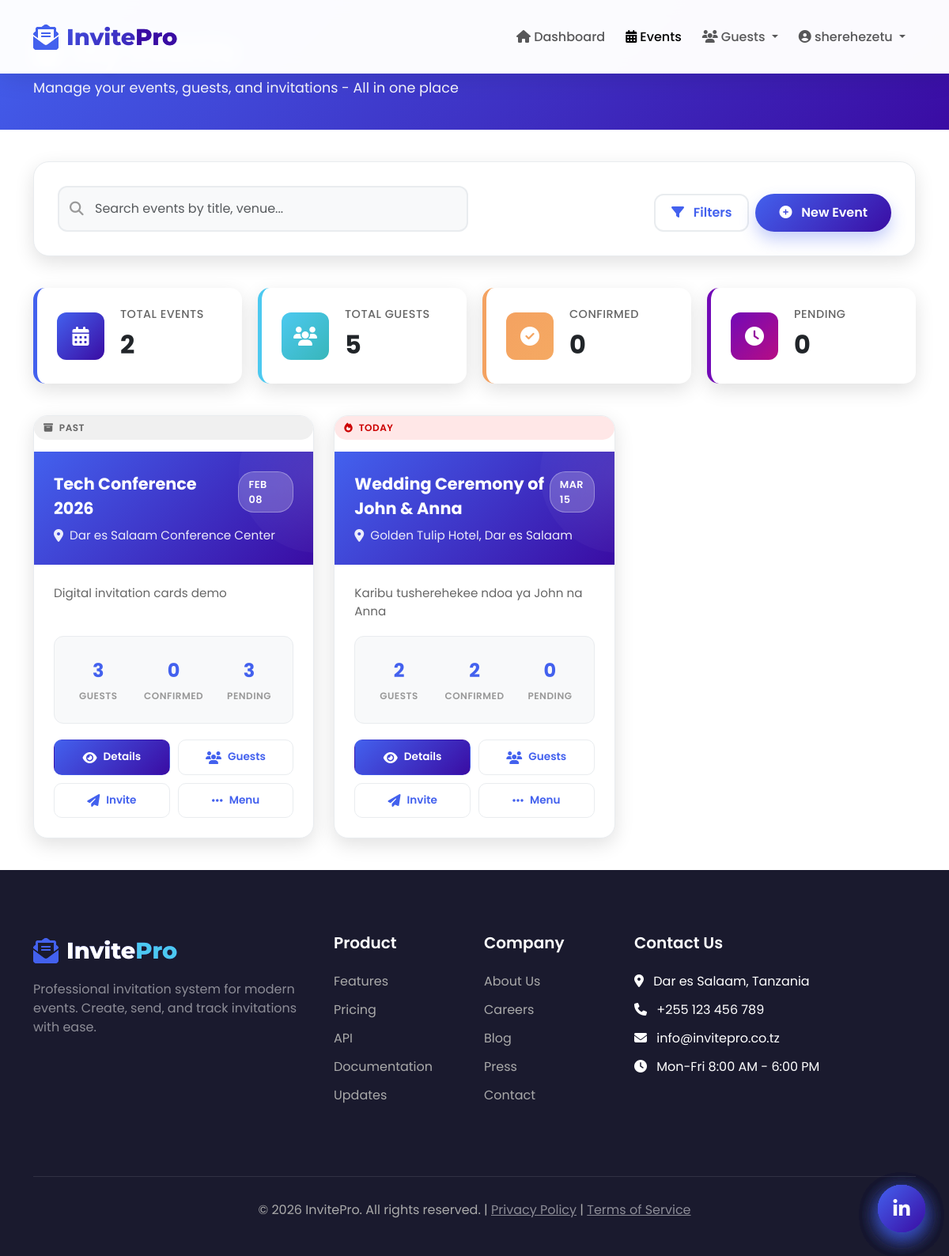
/events/ (signed in), run on the app's committed database.
### events/models.py (models this page shows, shortened)
class Event(models.Model):
    organizer = models.ForeignKey(settings.AUTH_USER_MODEL, on_delete=models.CASCADE)
    title = models.CharField(max_length=200)
    description = models.TextField(blank=True)
    date = models.DateTimeField()
    venue = models.CharField(max_length=200)
    template_choice = models.CharField(
        max_length=50,
        choices=[
            ('modern', 'Modern Elegant'),
            ('classic', 'Classic Formal'),
            ('floral', 'Floral Design'),
            ('minimal', 'Minimalist'),
            ('custom', 'Custom Template')
        ],
        default='modern'
    )
    template_svg = models.FileField(upload_to='event_templates/', null=True, blank=True)
    primary_color = models.CharField(max_length=50, default='#7C3AED')  # Purple
    secondary_color = models.CharField(max_length=50, default='#F0E6FF')  # Light Purple
    accent_color = models.CharField(max_length=50, default='#852D63')  # Maroon
    background_color = models.CharField(max_length=50, default='#FDF4FF')  # Off-white
    title_font = models.CharField(max_length=100, default='Marckscript-Regular')
    name_font = models.CharField(max_length=100, default='DancingScript-Bold')
    body_font = models.CharField(max_length=100, default='PlayfairDisplay-Regular')
    show_border = models.BooleanField(default=True)
    border_style = models.CharField(
        max_length=50,
        choices=[
            ('simple', 'Simple Line'),
            ('rounded', 'Rounded Corners'),
            ('floral', 'Floral Pattern'),
            ('geometric', 'Geometric')
        ],
        default='rounded'
    )
    show_qr_background = models.BooleanField(default=True)
    show_decorations = models.BooleanField(default=True)
    created_at = models.DateTimeField(auto_now_add=True)

### events/views.py (the view)
# urls.py: path('events/', views.EventListView.as_view(), name='event_list'),
class EventListView(LoginRequiredMixin, ListView):
    model = Event
    template_name = 'events/event_list.html'
    context_object_name = 'events'
    def get_queryset(self):
        return Event.objects.filter(organizer=self.request.user)

### events/templatetags/event_tags.py (called while the page is built)
@register.filter
def get_confirmed_count(event):
    return event.guests.filter(confirmed=True).count()

@register.filter
def get_pending_count(event):
    return event.guests.filter(confirmed=False).count()

@register.filter
def get_guest_count(event):
    return event.guests.count()

### templates/events/event_list.html (shortened to what this page needs)
{% extends 'base.html' %}
{% load static %}
{% load event_tags %}
{% block content %}
<div class="page-header">
    <div class="page-header-content">
        <div class="container">
            <h1>
            </h1>
            <p>Manage your events, guests, and invitations - All in one place</p>
        </div>
    </div>
</div>
<div class="container">
    <div class="search-filter-section">
        <div class="row align-items-end g-3">
            <div class="col-lg-6">
                <div class="search-box">
                    <i class="fas fa-search"></i>
                    <input type="text" id="search-events" class="form-control"
                           placeholder="Search events by title, venue..."
                           autocomplete="off">
                </div>
            </div>
            <div class="col-lg-6 d-flex gap-2 justify-content-lg-end">
                <button class="filter-toggle" data-toggle="filter-options">
                    <i class="fas fa-filter me-2"></i> Filters
                </button>
                <a href="{% url 'event_create' %}" class="btn btn-gradient">
                    <i class="fas fa-plus-circle me-2"></i> New Event
                </a>
            </div>
        </div>
    </div>
    {% if events %}
    <div class="stats-dashboard">
        <div class="stat-card">
            <div class="stat-icon">
                <i class="fas fa-calendar-alt"></i>
            </div>
            <div class="stat-content">
                <h4>Total Events</h4>
                <p>{{ events|length }}</p>
            </div>
        </div>
        <div class="stat-card">
            <div class="stat-icon">
                <i class="fas fa-users"></i>
            </div>
            <div class="stat-content">
                <h4>Total Guests</h4>
                <p id="total-guests">0</p>
            </div>
        </div>
        <div class="stat-card">
            <div class="stat-icon">
                <i class="fas fa-check-circle"></i>
            </div>
            <div class="stat-content">
                <h4>Confirmed</h4>
                <p id="total-confirmed">0</p>
            </div>
        </div>
        <div class="stat-card">
            <div class="stat-icon">
                <i class="fas fa-clock"></i>
            </div>
            <div class="stat-content">
                <h4>Pending</h4>
                <p id="total-pending">0</p>
            </div>
        </div>
    </div>
    {% endif %}
    <div class="events-grid" id="events-grid">
        {% for event in events %}
        <div class="event-card" data-event-id="{{ event.id }}"
             data-event-title="{{ event.title|lower }}"
             data-event-venue="{{ event.venue|lower }}"
             data-event-template="{{ event.template_choice }}"
             data-event-date="{{ event.date|date:'Y-m-d' }}"
             data-event-guests="{{ event|get_guest_count }}">
            {% now "Y-m-d" as today %}
            {% if event.date|date:"Y-m-d" == today %}
                <div class="status-badge status-today">
                    <i class="fas fa-fire me-1"></i> Today
                </div>
            {% elif event.date|date:"Y-m-d" > today %}
                <div class="status-badge status-upcoming">
                    <i class="fas fa-clock me-1"></i> Upcoming
                </div>
            {% else %}
                <div class="status-badge status-past">
                    <i class="fas fa-archive me-1"></i> Past
                </div>
            {% endif %}
            <div class="event-header">
                <div class="event-header-content">
                    <div class="event-title">
                        <span>{{ event.title }}</span>
                        <span class="event-date-badge">
                            {{ event.date|date:"M d" }}
                        </span>
                    </div>
                    <div class="event-venue">
                        <i class="fas fa-map-marker-alt"></i>
                        <span>{{ event.venue }}</span>
                    </div>
                </div>
            </div>
            <div class="event-body">
                {% if event.description %}
                <p class="event-description">{{ event.description|truncatechars:120 }}</p>
                {% else %}
                <p class="event-description text-muted"><em>No description added</em></p>
                {% endif %}
                <div class="event-stats">
                    <div class="stat-item">
                        <span class="stat-number" data-guests="{{ event|get_guest_count }}">
                            {{ event|get_guest_count }}
                        </span>
                        <span class="stat-label">Guests</span>
                    </div>
                    <div class="stat-item">
                        <span class="stat-number" data-confirmed="{{ event|get_confirmed_count }}">
                            {{ event|get_confirmed_count }}
                        </span>
                        <span class="stat-label">Confirmed</span>
                    </div>
                    <div class="stat-item">
                        <span class="stat-number" data-pending="{{ event|get_pending_count }}">
                            {{ event|get_pending_count }}
                        </span>
                        <span class="stat-label">Pending</span>
                    </div>
                </div>
                <div class="event-actions">
                    <a href="{% url 'event_detail' event.id %}" class="btn-action primary">
                        <i class="fas fa-eye"></i> Details
                    </a>
                    <a href="{% url 'event_guests' event.id %}" class="btn-action">
                        <i class="fas fa-users"></i> Guests
                    </a>
                    <a href="{% url 'send_event_invitations' event.id %}" class="btn-action">
                        <i class="fas fa-paper-plane"></i> Invite
                    </a>
                    <a href="#" class="btn-action" data-bs-toggle="dropdown" title="More options">
                        <i class="fas fa-ellipsis-h"></i> Menu
                    </a>
                </div>
            </div>
        </div>
        {% endfor %}
    </div>
</div>
<a href="{% url 'event_create' %}" class="fab" title="Create new event">
    <i class="fas fa-plus"></i>
</a>
{% endblock %}

### templates/base.html (shortened to what this page needs)
<!DOCTYPE html>
<html lang="sw">
<head>
    <link href="https://cdn.jsdelivr.net/npm/bootstrap@5.3.0-alpha1/dist/css/bootstrap.min.css" rel="stylesheet">
    <link rel="stylesheet" href="https://cdnjs.cloudflare.com/ajax/libs/font-awesome/6.4.0/css/all.min.css">
    <link rel="stylesheet" href="https://cdnjs.cloudflare.com/ajax/libs/animate.css/4.1.1/animate.min.css">
</head>
<body>
    {% block navbar %}
    <nav class="navbar navbar-expand-lg navbar-light">
        <div class="container">
            <a class="navbar-brand" href="{% url 'home' %}">
                <i class="fas fa-envelope-open-text"></i>
                <span>Invite<span style="color: #3a0ca3;">Pro</span></span>
            </a>
            <div class="collapse navbar-collapse" id="navbarNav">
                <ul class="navbar-nav ms-auto">
                    {% if user.is_authenticated %}
                        <li class="nav-item">
                            <a class="nav-link {% if request.path == '/dashboard/' %}active{% endif %}"
                               href="{% url 'dashboard' %}">
                                <i class="fas fa-home"></i> Dashboard
                            </a>
                        </li>
                        <li class="nav-item">
                            <a class="nav-link {% if 'events' in request.path %}active{% endif %}"
                               href="{% url 'event_list' %}">
                                <i class="fas fa-calendar-alt"></i> Events
                            </a>
                        </li>
                        <li class="nav-item dropdown">
                            <a class="nav-link dropdown-toggle" href="#" role="button" data-bs-toggle="dropdown">
                                <i class="fas fa-users"></i> Guests
                            </a>
                        </li>
                        <li class="nav-item dropdown">
                            <a class="nav-link dropdown-toggle" href="#" role="button" data-bs-toggle="dropdown">
                                <i class="fas fa-user-circle"></i> {{ user.username }}
                            </a>
                        </li>
                    {% endif %}
                </ul>
            </div>
        </div>
    </nav>
    {% endblock %}
    <main>
        {% block content %}{% endblock %}
    </main>
    {% block footer %}
    <footer class="footer">
        <div class="container">
            <div class="row">
                <div class="col-lg-4 mb-4">
                    <a class="navbar-brand text-white" href="{% url 'home' %}">
                        <i class="fas fa-envelope-open-text"></i>
                        <span>Invite<span style="color: #4cc9f0;">Pro</span></span>
                    </a>
                    <p class="mt-3 text-white-50">
                        Professional invitation system for modern events.
                        Create, send, and track invitations with ease.
                    </p>
                    <div class="social-links mt-4">
                        <a href="#" class="text-white me-3"><i class="fab fa-facebook-f"></i></a>
                        <a href="#" class="text-white me-3"><i class="fab fa-twitter"></i></a>
                        <a href="#" class="text-white me-3"><i class="fab fa-instagram"></i></a>
                        <a href="#" class="text-white"><i class="fab fa-linkedin-in"></i></a>
                    </div>
                </div>
                <div class="col-lg-2 col-md-6 mb-4">
                    <h5>Product</h5>
                    <ul class="footer-links">
                        <li><a href="#features">Features</a></li>
                        <li><a href="#pricing">Pricing</a></li>
                        <li><a href="#">API</a></li>
                        <li><a href="#">Documentation</a></li>
                        <li><a href="#">Updates</a></li>
                    </ul>
                </div>
                <div class="col-lg-2 col-md-6 mb-4">
                    <h5>Company</h5>
                    <ul class="footer-links">
                        <li><a href="#">About Us</a></li>
                        <li><a href="#">Careers</a></li>
                        <li><a href="#">Blog</a></li>
                        <li><a href="#">Press</a></li>
                        <li><a href="#">Contact</a></li>
                    </ul>
                </div>
                <div class="col-lg-4 mb-4">
                    <h5>Contact Us</h5>
                    <ul class="footer-links">
                        <li><i class="fas fa-map-marker-alt me-2"></i> Dar es Salaam, Tanzania</li>
                        <li><i class="fas fa-phone me-2"></i> +255 123 456 789</li>
                        <li><i class="fas fa-envelope me-2"></i> info@invitepro.co.tz</li>
                        <li><i class="fas fa-clock me-2"></i> Mon-Fri 8:00 AM - 6:00 PM</li>
                    </ul>
                </div>
            </div>
            <div class="copyright">
                <p>
                    &copy; {% now "Y" %} InvitePro. All rights reserved. |
                    <a href="#" class="text-white-50">Privacy Policy</a> |
                    <a href="#" class="text-white-50">Terms of Service</a>
                </p>
            </div>
        </div>
    </footer>
    {% endblock %}
</body>
</html>

### data on the page
Event: shows "PAST", title "Tech Conference 2026", date "FEB 08", venue "Dar es Salaam Conference Center", description "Digital invitation cards demo", id "3", id "0"
Event: shows "TODAY", title "Wedding Ceremony of John & Anna", date "MAR 15", venue "Golden Tulip Hotel, Dar es Salaam", description "Karibu tusherehekee ndoa ya John na Anna", id "2", id "0"

### other printed values
{{ user.username }} "sherehezetu"
{{ events|length }} "2"
